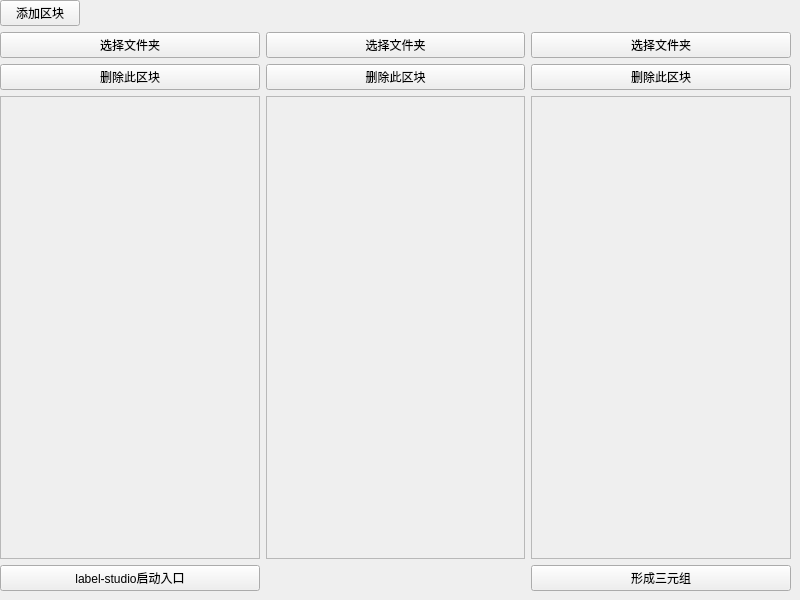
<?xml version="1.0" encoding="UTF-8"?>
<ui version="4.0">
 <class>SubMain</class>
 <widget class="QWidget" name="SubMain">
  <property name="geometry">
   <rect>
    <x>0</x>
    <y>0</y>
    <width>800</width>
    <height>600</height>
   </rect>
  </property>
  <property name="windowTitle">
   <string>SubMain</string>
  </property>
  <widget class="QWidget" name="layoutWidget">
   <property name="geometry">
    <rect>
     <x>0</x>
     <y>0</y>
     <width>791</width>
     <height>591</height>
    </rect>
   </property>
   <layout class="QGridLayout" name="gridLayout">
    <item row="2" column="0">
     <widget class="QPushButton" name="file_choose1">
      <property name="sizePolicy">
       <sizepolicy hsizetype="Preferred" vsizetype="Preferred">
        <horstretch>0</horstretch>
        <verstretch>0</verstretch>
       </sizepolicy>
      </property>
      <property name="text">
       <string>选择文件夹</string>
      </property>
     </widget>
    </item>
    <item row="3" column="1">
     <widget class="QPushButton" name="file_delete2">
      <property name="text">
       <string>删除此区块</string>
      </property>
     </widget>
    </item>
    <item row="2" column="1">
     <widget class="QPushButton" name="file_choose2">
      <property name="sizePolicy">
       <sizepolicy hsizetype="Preferred" vsizetype="Preferred">
        <horstretch>0</horstretch>
        <verstretch>0</verstretch>
       </sizepolicy>
      </property>
      <property name="text">
       <string>选择文件夹</string>
      </property>
     </widget>
    </item>
    <item row="2" column="2">
     <widget class="QPushButton" name="file_choose3">
      <property name="sizePolicy">
       <sizepolicy hsizetype="Preferred" vsizetype="Preferred">
        <horstretch>0</horstretch>
        <verstretch>0</verstretch>
       </sizepolicy>
      </property>
      <property name="text">
       <string>选择文件夹</string>
      </property>
     </widget>
    </item>
    <item row="3" column="0">
     <widget class="QPushButton" name="file_delete1">
      <property name="text">
       <string>删除此区块</string>
      </property>
     </widget>
    </item>
    <item row="5" column="1">
     <widget class="QScrollArea" name="scrollArea_2">
      <property name="widgetResizable">
       <bool>true</bool>
      </property>
      <widget class="QWidget" name="scrollAreaWidgetContents_2">
       <property name="geometry">
        <rect>
         <x>0</x>
         <y>0</y>
         <width>257</width>
         <height>467</height>
        </rect>
       </property>
      </widget>
     </widget>
    </item>
    <item row="5" column="0">
     <widget class="QScrollArea" name="scrollArea">
      <property name="widgetResizable">
       <bool>true</bool>
      </property>
      <widget class="QWidget" name="scrollAreaWidgetContents">
       <property name="geometry">
        <rect>
         <x>0</x>
         <y>0</y>
         <width>257</width>
         <height>467</height>
        </rect>
       </property>
      </widget>
     </widget>
    </item>
    <item row="0" column="0">
     <widget class="QPushButton" name="add_button">
      <property name="sizePolicy">
       <sizepolicy hsizetype="Fixed" vsizetype="Fixed">
        <horstretch>0</horstretch>
        <verstretch>0</verstretch>
       </sizepolicy>
      </property>
      <property name="layoutDirection">
       <enum>Qt::LeftToRight</enum>
      </property>
      <property name="text">
       <string>添加区块</string>
      </property>
     </widget>
    </item>
    <item row="3" column="2">
     <widget class="QPushButton" name="file_delete3">
      <property name="text">
       <string>删除此区块</string>
      </property>
     </widget>
    </item>
    <item row="5" column="2">
     <widget class="QScrollArea" name="scrollArea_3">
      <property name="widgetResizable">
       <bool>true</bool>
      </property>
      <widget class="QWidget" name="scrollAreaWidgetContents_3">
       <property name="geometry">
        <rect>
         <x>0</x>
         <y>0</y>
         <width>257</width>
         <height>467</height>
        </rect>
       </property>
      </widget>
     </widget>
    </item>
    <item row="6" column="2">
     <widget class="QPushButton" name="form_triples">
      <property name="text">
       <string>形成三元组</string>
      </property>
     </widget>
    </item>
    <item row="6" column="0">
     <widget class="QPushButton" name="labelstudio_Button">
      <property name="text">
       <string>label-studio启动入口</string>
      </property>
     </widget>
    </item>
   </layout>
  </widget>
 </widget>
 <resources/>
 <connections/>
</ui>
